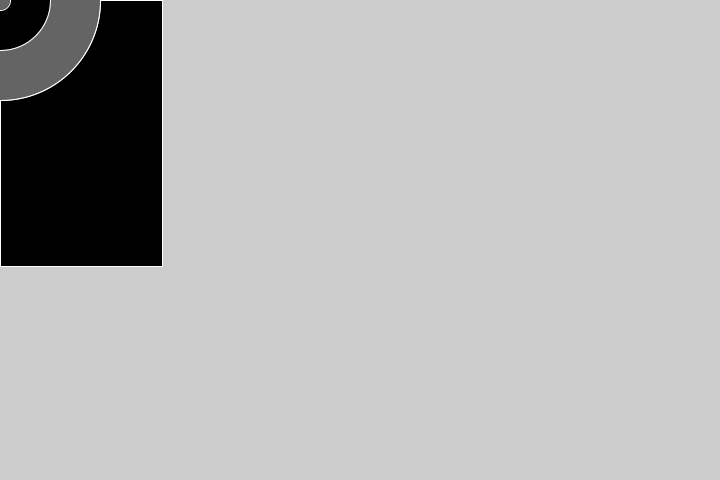
Frame 1 (no input)
Frame 60 (the mouse pressed at the canvas centre just before this capture): identical to frame 1, image omitted
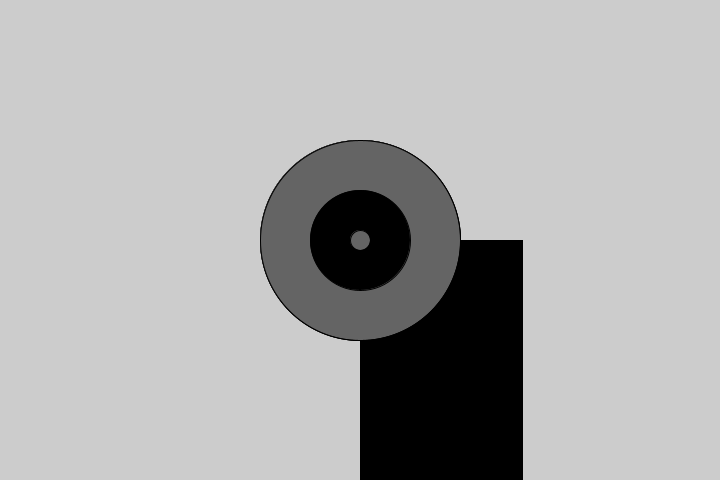
Frame 120 (the mouse held since frame 60 and released just before this capture)

The Processing sketch that drew these frames (run headless with seeded random() and noise(); from frame 60 on, the mouse is pressed at the canvas centre):

// Processing sketch: processing_57239
// ── processing_57239.pde

void setup () {
  size(720, 480);
  fill(0, 500);
  smooth();
  noStroke();
}


void draw() {
  background(204);
  if (mousePressed) {
     stroke(0);
  } else {
       stroke(255);
     }
  rect(mouseX,mouseY,162,266);
  fill(0);
  ellipse(mouseX,mouseY,200,200);  //Large eye
  rect(mouseX,mouseY,162,266);
  fill(100);
  ellipse(mouseX,mouseY,200,200); 
  ellipse(mouseX,mouseY,200,200);
  fill(0);
  ellipse(mouseX,mouseY,100,100);
  fill(100);
  ellipse(mouseX,mouseY,20,20);
  fill(255);
  
}
